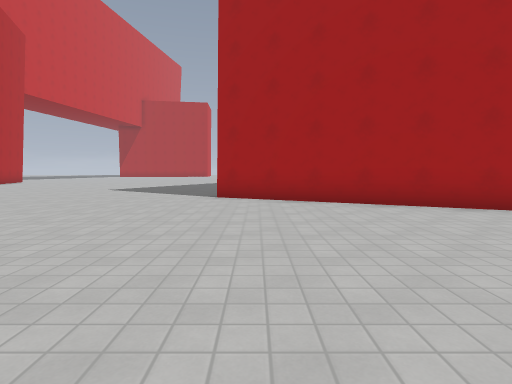
[1] (above)

24 first-person views from a walk through a level from a Godot 3-D game. The camera is 1.3 m above the floor, tilts 4° down and sees 80° across. The floor is counted in squares, 1.8 m on a side. Each view is taken from the middle of a square. On the plan, view 1 faces up. The plan holds only what a view shows up to about 10 squares ahead; the rest is blank. The place goes on beyond the plan. Surface patterns are stand-ins for the level's own textures.

[2]
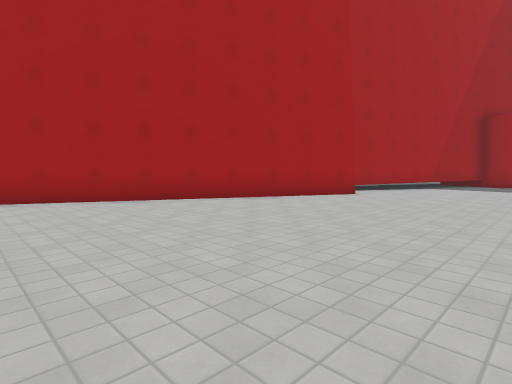

[3]
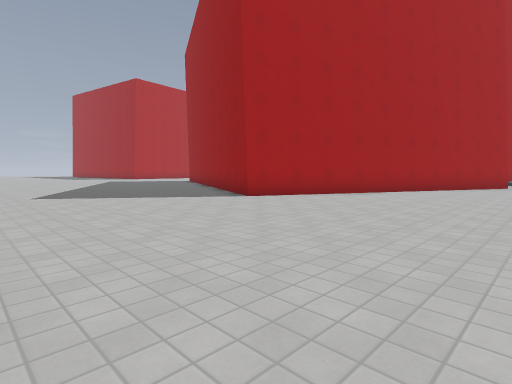

[4]
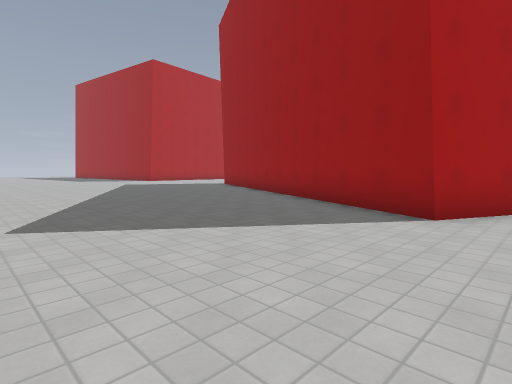

[5]
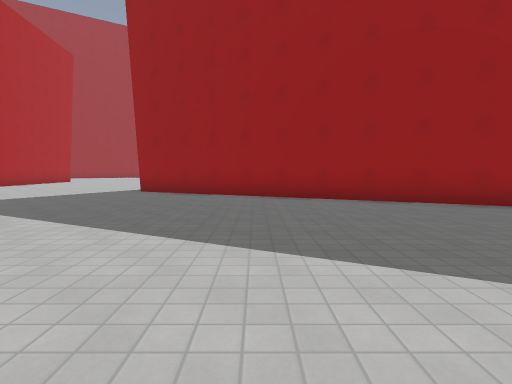

[6]
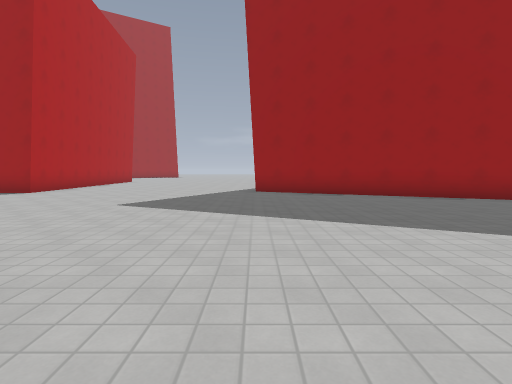

[7]
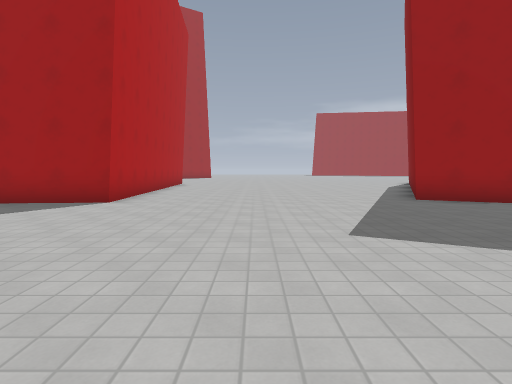

[8]
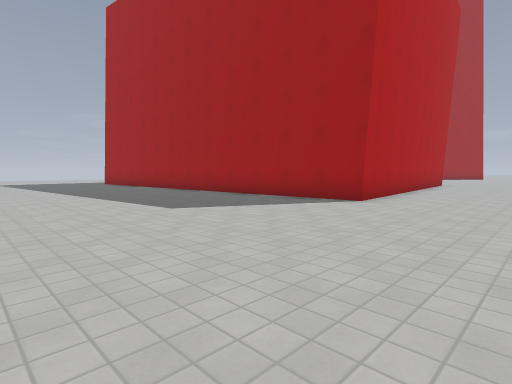

[9]
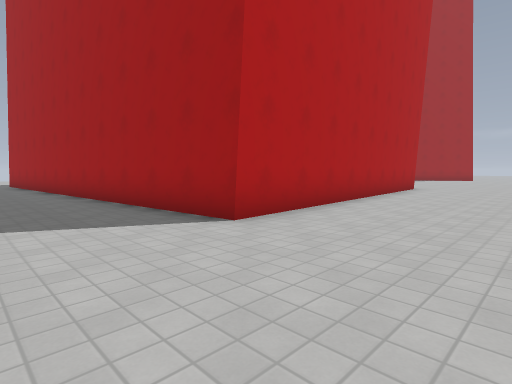

[10]
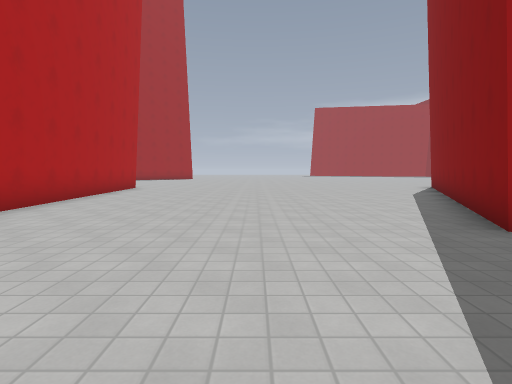

[11]
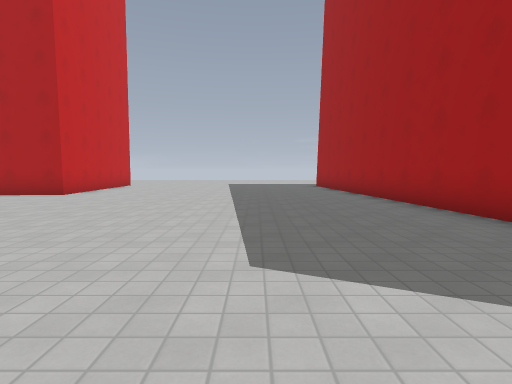

[12]
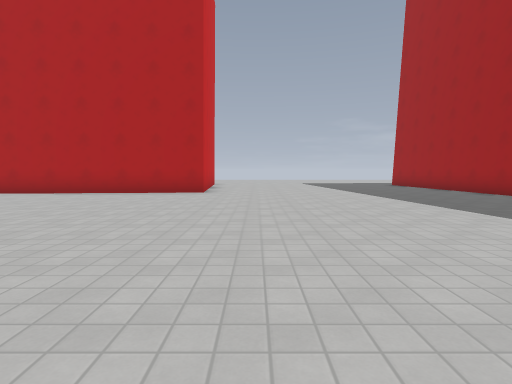

[13]
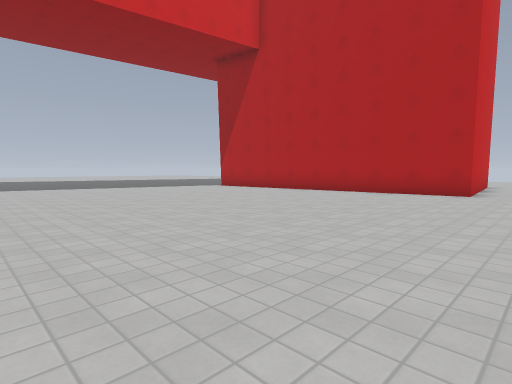

[14]
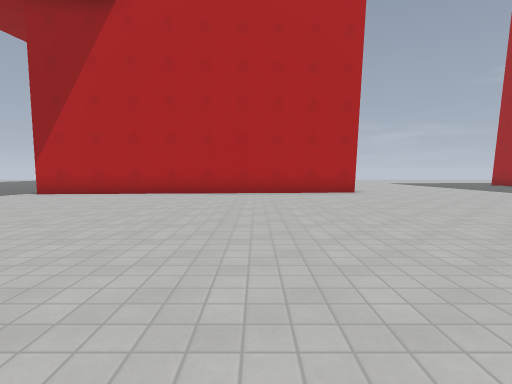

[15]
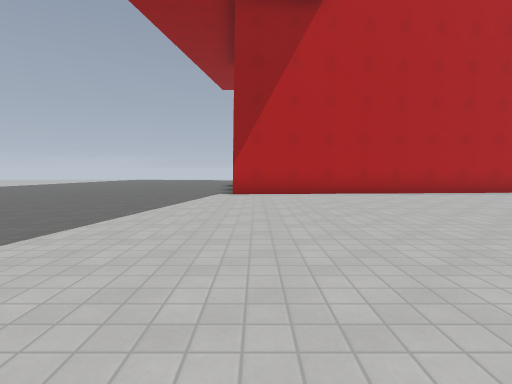

[16]
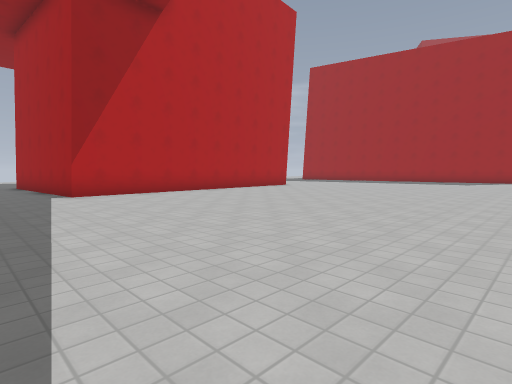

[17]
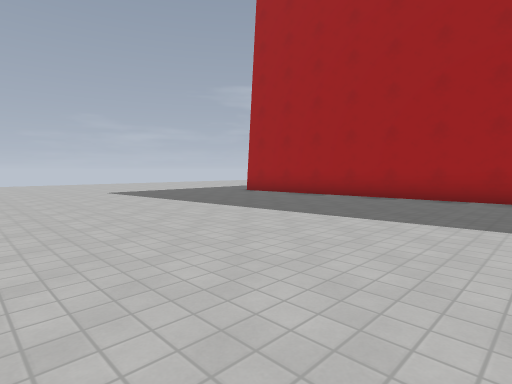

[18]
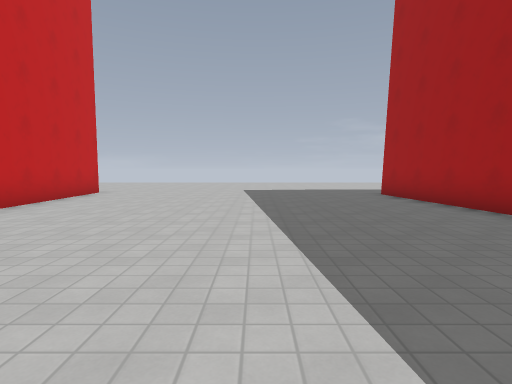

[19]
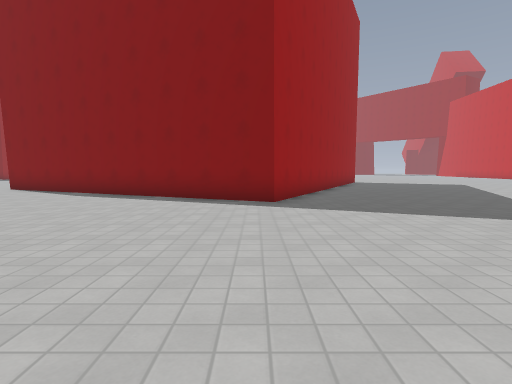

[20]
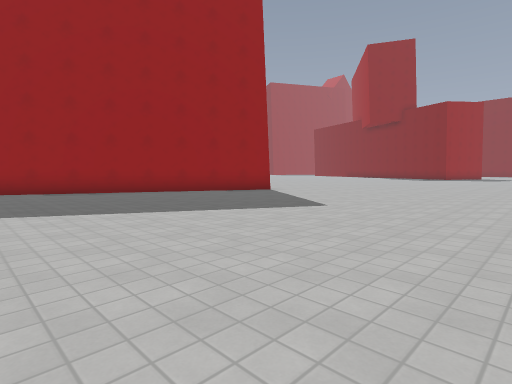

[21]
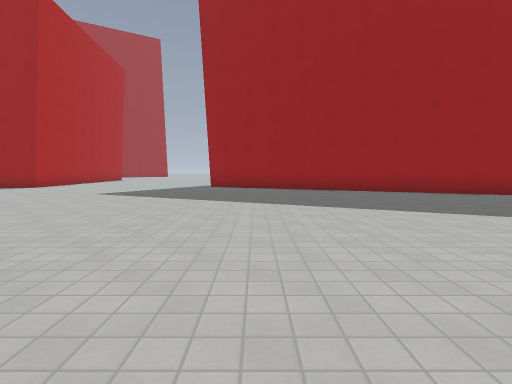

[22]
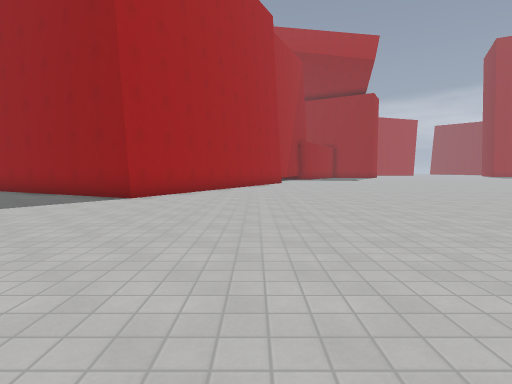

[23]
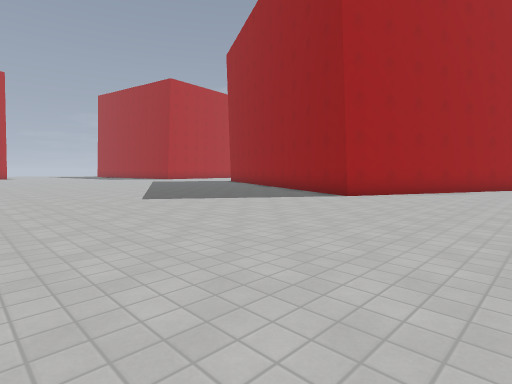

[24]
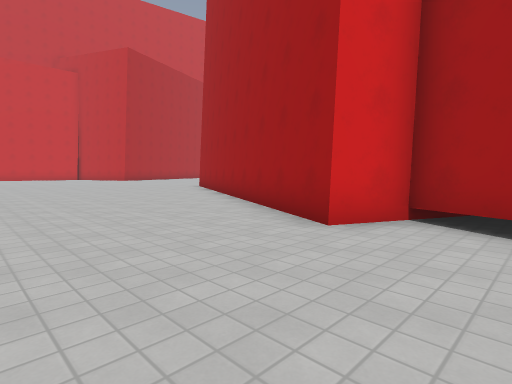

### Floor plan
Points are (right, up) in squares from view 1. A wall is a line through its corners. A room is listed if a view was taken in it or the views show most of it. See-through windows are left out.
Room 1 (views 1, 2, 3, 4, 5, 6, 7, 8, 9, 10, 11, 12, 13, 14, 15, 16, 17, 18, 19, 20, 21, 22, 23, 24)
walls: (11.4, 27.9) (3.9, 27.3) (3, 39.6); (9.7, 5.3) (8.9, 3.5) (-1.1, 8.3) (4.6, 20) (11, 16.9); (-6, 39.6) (-5.7, 36) (-15.7, 35.3) (-15.9, 38.2); (10.7, 4.1) (9.3, 4.8)

Positions as (right, up) in squares from view 1, and headings:
1: (0, 0), facing up
2: (0, -1), facing up-right
3: (-7, 2), facing up-right
4: (-6, 7), facing up-right
5: (-6, 16), facing right
6: (-6, 20), facing right
7: (-3, 24), facing right
8: (-3, 24), facing up-right
9: (1, 24), facing up-right
10: (1, 23), facing right
11: (0, 27), facing up
12: (-4, 26), facing up
13: (-4, 26), facing up-left
14: (-9, 26), facing up
15: (-15, 26), facing up
16: (-18, 26), facing up-right
17: (-5, 33), facing up-right
18: (-1, 32), facing up
19: (5, 27), facing down
20: (-9, 17), facing down-right
21: (-9, 18), facing right
22: (-9, 5), facing right
23: (-9, 4), facing up-right
24: (11, 0), facing up-left
